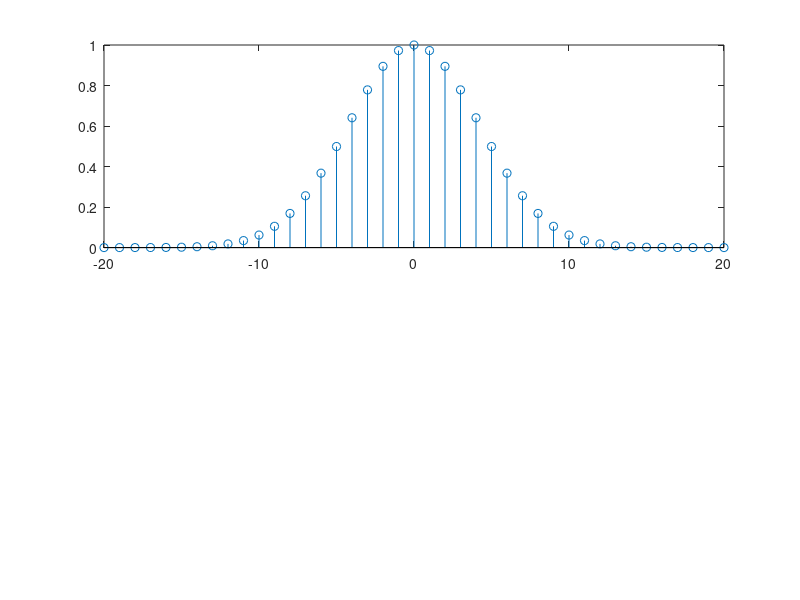

Recreate this plot in MATLAB. (Note: this script raises an error after producing the figure.)
clear all; clc; close all;

symbol_rate = 1e6;
DAC_rate = 16e6;
ANL_rate = 64e6;
IF_freq = 2e6;

M_1 = DAC_rate/symbol_rate;
M_2 = ANL_rate/DAC_rate;

%% Guassian filter showing
C = 1;
M = 16;
BT = 0.5;
n = [-(M-1+5):(M-1+5)];
Gussian_filter = C*exp(-1*((2*pi^2)/log(2))*(BT./ M)^2.*n.^2);
Gussian_filter_FeqDomain = fftshift(fft(Gussian_filter));

figure;
subplot(2,1,1);
stem(n,Gussian_filter);
title_text = "Gussian filter, n domain, M = "+num2str(M)+" ,BT = "+num2str(BT);
title(title_text,"fontsize",12);
subplot(2,1,2);
plot(linspace(-1/2,1/2,length(Gussian_filter_FeqDomain)),abs(Gussian_filter_FeqDomain));
title_text = "Gussian filter, freq. domain, M = "+num2str(M)+" ,BT = "+num2str(BT);
title(title_text,"fontsize",12);

%% demo
signal_length = 50 +20;
% signal generate------
s_1 = [zeros(1,10) sign(randn(1,signal_length-20)) zeros(1,10)];
% up sample by 16-------
s_01_up_1 = up_sample(M_1,s_1);
% Gussian filter ---------
GC_1 = 1;
BT = 0.5;
Gn_1 = [-(M-1):(M-1)];
Gussian_filter = GC_1*exp(-1*((2*pi^2)/log(2))*(BT./ M_1)^2.*Gn_1.^2);
s_02_Gussianf = conv(s_01_up_1,Gussian_filter);
s_02_Gussianf = s_02_Gussianf([floor((length(s_02_Gussianf)-length(s_01_up_1))/2)+1 :...
            floor((length(s_02_Gussianf)-length(s_01_up_1))/2)+length(s_01_up_1)]);% aligning
% samation----------------
fd = 150e3;
sum_s_02_Gussianf = s_02_Gussianf * triu(ones(length(s_02_Gussianf)));
s_03_samation = exp(1i*2*pi*fd*(1/symbol_rate)*sum_s_02_Gussianf);

% load IF frequency-------
s_04_IF = s_03_samation .* exp(1i*2*pi*IF_freq/DAC_rate.*[1:length(s_03_samation)]);
s_04_IF_real = real(s_04_IF);

% up sample to analog-------
s_05_up_analog = up_sample(M_2,s_04_IF_real);  

s_05_up_analog_FeqDomain = fftshift(fft(s_05_up_analog));

% LPF-----------------------
s_06_toChannel = filter(Lab12_demo_IIR,s_05_up_analog);

s_06_toChannel_FeqDomain = fftshift(fft(s_06_toChannel));

figure;
subplot(2,1,1);
plot(linspace(-1/2,1/2,length(s_05_up_analog_FeqDomain)),abs(s_05_up_analog_FeqDomain));
title_text = "up sample";
title(title_text,"fontsize",12);
subplot(2,1,2);
plot(linspace(-1/2,1/2,length(s_06_toChannel_FeqDomain)),abs(s_06_toChannel_FeqDomain));
title_text = "after LPF";
title(title_text,"fontsize",12);

% Channel-------------------
s_07_Channel = s_06_toChannel;
% LPF-----------------------
s_08_receivedLPF = filter(Lab12_demo_IIR,s_07_Channel);
% down sample--------------
s_09_down = s_08_receivedLPF([1:M_2:length(s_08_receivedLPF)]);

% demodulate IF frequency-------
s_010_deIFmodu = s_09_down .* exp(-1i*2*pi*IF_freq/DAC_rate.*[1:length(s_09_down)]);

% SRRC----------------------
%=========
M_srrc = M_1;
n_srrc = [-2*M_srrc:2*M_srrc] + 1e-6;% Avoid Singularity
a = 0.99 ;% Avoid Singularity

A = cos((1+a).*pi.*n_srrc./M_srrc);
B = M_srrc.*sin((1-a).*pi.*n_srrc./M_srrc)./(4.*a.*n_srrc);
C = 1-(4.*a.*n_srrc./M_srrc).^2;
SRRC_n = (4.*a./pi).*(A+B)./C;
%=========
s_11_SRRC = conv(s_010_deIFmodu,SRRC_n);
s_11_SRRC = s_11_SRRC([floor((length(s_11_SRRC)-length(s_010_deIFmodu))/2)+1 :...
            floor((length(s_11_SRRC)-length(s_010_deIFmodu))/2)+length(s_010_deIFmodu)]);% aligning
% take phase------------------
s_12_phase = unwrap(angle(s_11_SRRC))/2/pi/fd*DAC_rate;

figure;
plot([1:length(s_12_phase)],s_12_phase);
title_text = "phase";
title(title_text,"fontsize",12);

% diff-----------------------
s_13_Diff = s_12_phase - [0 s_12_phase(1:end-1)] ;

% Gussian filter ---------
s_14_Gussianf = conv(s_13_Diff,Gussian_filter);
s_14_Gussianf = s_14_Gussianf([floor((length(s_14_Gussianf)-length(s_13_Diff))/2)+1 :...
            floor((length(s_14_Gussianf)-length(s_13_Diff))/2)+length(s_13_Diff)]);% aligning
        
% down sample by 16-------------
delay = 10;
s_15_reDig = s_14_Gussianf([delay:M_1:length(s_14_Gussianf)]);


figure;
stem([1:signal_length],(s_15_reDig)/25,"bo");
hold on;
stem([1:signal_length],s_1,"r+");
hold off;
legend("re","tr");
title_text = "Transmit and Receive(real), HW";
title(title_text,"fontsize",12);
